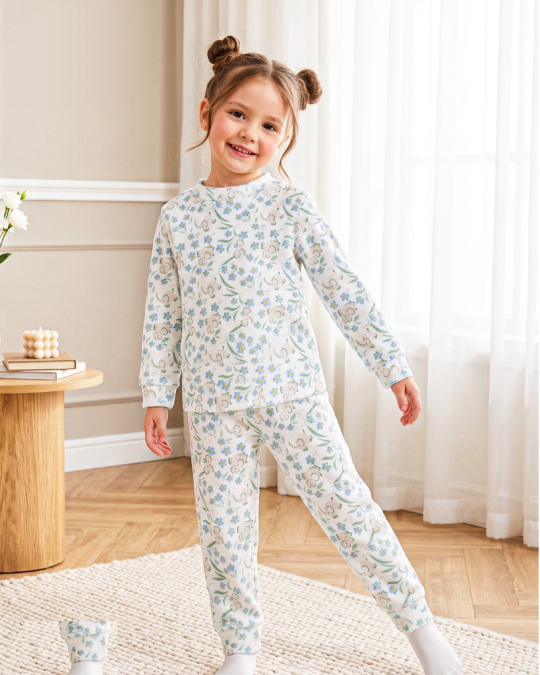
#> input picture rand-baby/blue-blossom-elephant-1.jpg, 1080 x 1350 px (shown at 1/2 size)
$ python -i clean_all_sets.py   (imports and definitions only)   (older library calls are emulated)
#> lines starting #> are read from the running program, lines starting #| are printed output that depends on the picture; after the words box and inside, x2 and y2 are one past the last pixel; in counts of white or black regions, pixels touching at a corner belong together
#!/usr/bin/env python3
"""Clean all Rand Baby cuffed-set photos (lifestyle, mid-shots, flats, lining)."""
from __future__ import annotations

import sys
from pathlib import Path

import cv2
import numpy as np
from PIL import Image

# Reuse proven lifestyle helpers
sys.path.insert(0, str(Path(__file__).resolve().parent))
from clean_rand_baby_photo import (  # noqa: E402
    detect_logo_mask as lifestyle_logo_mask,
    detect_text_mask as lifestyle_text_mask,
    inpaint_smooth,
    fill_rug_text,
    crop_to_aspect,
    resize_export,
)


def load(path: Path) -> np.ndarray:
    return np.array(Image.open(path).convert("RGB"))


def save_jpg(path: Path, img: np.ndarray, quality: int = 93) -> None:
    path.parent.mkdir(parents=True, exist_ok=True)
    Image.fromarray(img).save(path, format="JPEG", quality=quality, subsampling=1, optimize=True)


# [14 lines left out: function classify, not called in this run]


def cyan_mask(img: np.ndarray) -> np.ndarray:
    hsv = cv2.cvtColor(img, cv2.COLOR_RGB2HSV)
    hue, sat, val = hsv[:, :, 0], hsv[:, :, 1], hsv[:, :, 2]
    cyan = (hue >= 82) & (hue <= 115) & (sat > 50) & (val > 80)
    pink = ((hue >= 145) | (hue <= 12)) & (sat > 50) & (val > 80)
    return cyan, pink, hsv


def badge_from_ink(ink: np.ndarray, pad: int = 18, dilate: int = 17) -> np.ndarray:
    """Solid badge mask from cyan/pink ink, without long triangular spikes."""
    h, w = ink.shape
    if ink.sum() < 80:
        return np.zeros((h, w), np.uint8)
    u8 = ink.astype(np.uint8) * 255
    n, labels, stats, _ = cv2.connectedComponentsWithStats(u8, 8)
    keep = np.zeros((h, w), np.uint8)
    for i in range(1, n):
        if stats[i, cv2.CC_STAT_AREA] >= 40:
            keep[labels == i] = 255
    if keep.sum() == 0:
        return keep
    # Close and fill holes so the white badge interior is included
    keep = cv2.morphologyEx(keep, cv2.MORPH_CLOSE, cv2.getStructuringElement(cv2.MORPH_ELLIPSE, (15, 15)))
    cnts, _ = cv2.findContours(keep, cv2.RETR_EXTERNAL, cv2.CHAIN_APPROX_SIMPLE)
    filled = np.zeros((h, w), np.uint8)
    cv2.drawContours(filled, cnts, -1, 255, thickness=cv2.FILLED)
    # Convex hull closes the swirl loop and letter counters, but only when
    # it does not jump to a distant print (e.g. an orange cherry on a hem).
    ys_k, xs_k = np.where(filled > 0)
    if len(xs_k) >= 8:
        hull_mask = np.zeros_like(filled)
        hull = cv2.convexHull(np.stack([xs_k, ys_k], axis=1))
        cv2.fillConvexPoly(hull_mask, hull, 255)
        if hull_mask.sum() <= filled.sum() * 1.65 + 2000:
            filled = hull_mask
    core = filled.copy()
    filled = cv2.dilate(core, cv2.getStructuringElement(cv2.MORPH_ELLIPSE, (dilate, dilate)))
    # Cap only the halo, never punch holes in the filled badge interior
    dist = cv2.distanceTransform(np.where(core > 0, 0, 255).astype(np.uint8), cv2.DIST_L2, 5)
    filled[(core == 0) & (dist > dilate + 2)] = 0
    return filled


# [14 lines left out: function estimate_plain_bg, not called in this run]


def sample_local_bg(img: np.ndarray, mask: np.ndarray, bg: np.ndarray | None = None) -> np.ndarray:
    """Backdrop colour from a far ring, ignoring grey outline crumbs and garments."""
    far = cv2.dilate(mask, cv2.getStructuringElement(cv2.MORPH_ELLIPSE, (61, 61)))
    far = (far > 0) & (cv2.dilate(mask, cv2.getStructuringElement(cv2.MORPH_ELLIPSE, (21, 21))) == 0)
    # Stay near the hole so we don't wander into another surface
    if mask.sum():
        ys, xs = np.where(mask > 0)
        roi = np.zeros(mask.shape, np.uint8)
        y0, y1 = max(0, ys.min() - 80), min(mask.shape[0], ys.max() + 80)
        x0, x1 = max(0, xs.min() - 80), min(mask.shape[1], xs.max() + 80)
        roi[y0:y1, x0:x1] = 1
        far = far & (roi > 0)
    if far.sum() < 40:
        ring = cv2.dilate(mask, cv2.getStructuringElement(cv2.MORPH_ELLIPSE, (41, 41)))
        far = (ring > 0) & (mask == 0)
    if far.sum() < 20:
        if bg is not None:
            return bg.astype(np.float32)
        return estimate_plain_bg(img, mask)
    pix = img[far].reshape(-1, 3).astype(np.float32)
    med = np.median(pix, axis=0)
    dist = np.linalg.norm(pix - med.reshape(1, 3), axis=1)
    close = pix[dist <= 16]
    if len(close) < 15:
        close = pix[dist <= 28]
    if len(close) < 8:
        close = pix
    return np.median(close, axis=0).astype(np.float32)


def expand_outline(img: np.ndarray, mask: np.ndarray) -> np.ndarray:
    """Add leftover grey / cyan logo hooks around an incomplete badge mask."""
    if mask.sum() == 0:
        return mask
    bg = sample_local_bg(img, mask)
    ys, xs = np.where(mask > 0)
    y0, y1 = max(0, int(ys.min()) - 22), min(mask.shape[0], int(ys.max()) + 22)
    x0, x1 = max(0, int(xs.min()) - 22), min(mask.shape[1], int(xs.max()) + 22)
    near = cv2.dilate(mask, cv2.getStructuringElement(cv2.MORPH_ELLIPSE, (25, 25)))
    window = np.zeros_like(mask)
    window[y0:y1, x0:x1] = 255
    near = (near > 0) & (window > 0) & (mask == 0)
    diff = np.linalg.norm(img.astype(np.float32) - bg.reshape(1, 1, 3), axis=2)
    lum = img.astype(np.float32).mean(axis=2)
    bg_lum = float(bg.mean())
    # Hooks are slightly darker than the backdrop, not hair / deep shadows
    # On near-white paper the sticker keyline is very faint (diff ~4-10)
    thr = 4 if bg_lum > 230 else 7
    leftover = near & (diff > thr) & (lum > bg_lum - 42) & (lum < bg_lum + 18)
    cyan, pink, _ = cyan_mask(img)
    leftover = leftover | (near & (cyan | pink) & (lum > bg_lum - 50))
    out = mask.copy()
    out[leftover] = 255
    out = cv2.morphologyEx(out, cv2.MORPH_CLOSE, cv2.getStructuringElement(cv2.MORPH_ELLIPSE, (7, 7)))
    return out


def fill_plain(img: np.ndarray, mask: np.ndarray, bg: np.ndarray | None = None) -> np.ndarray:
    if mask.sum() == 0:
        return img
    local_bg = sample_local_bg(img, mask, bg)
    rng = np.random.default_rng(3)
    ys, xs = np.where(mask > 0)
    y0, y1 = int(ys.min()), int(ys.max()) + 1
    x0, x1 = int(xs.min()), int(xs.max()) + 1
    canvas = img.copy().astype(np.float32)
    region = np.empty((y1 - y0, x1 - x0, 3), np.float32)
    region[:] = local_bg.reshape(1, 1, 3)
    region += rng.normal(0, 0.6, region.shape)
    canvas[y0:y1, x0:x1] = np.clip(region, 0, 255)
    feather = cv2.GaussianBlur((mask > 0).astype(np.float32), (21, 21), 0)
    interior = cv2.erode((mask > 0).astype(np.uint8), cv2.getStructuringElement(cv2.MORPH_ELLIPSE, (11, 11)))
    alpha = np.clip(np.maximum(feather, interior.astype(np.float32)), 0, 1)[..., None]
    return np.clip(img.astype(np.float32) * (1 - alpha) + canvas * alpha, 0, 255).astype(np.uint8)


def fill_clean(img: np.ndarray, mask: np.ndarray, extra_dilate: int = 11) -> np.ndarray:
    """Fill a logo/text hole with the true local backdrop colour (no garment clones)."""
    if mask.sum() == 0:
        return img
    mask = expand_outline(img, mask)
    mask = expand_outline(img, mask)
    if extra_dilate > 0:
        mask = cv2.dilate(mask, cv2.getStructuringElement(cv2.MORPH_ELLIPSE, (extra_dilate, extra_dilate)))
    return fill_plain(img, mask)


def fill_from_neighbor(img: np.ndarray, mask: np.ndarray) -> np.ndarray:
    # Kept as an alias so existing call sites stay valid
    return fill_clean(img, mask)


def protect_garment(img: np.ndarray, mask: np.ndarray, sat_cut: int = 35) -> np.ndarray:
    """Don't let a mask eat colorful garment prints (high local texture / saturation)."""
    hsv = cv2.cvtColor(img, cv2.COLOR_RGB2HSV)
    # garment prints are more saturated than a white/cream backdrop or have more edge energy
    gray = cv2.cvtColor(img, cv2.COLOR_RGB2GRAY)
    edges = cv2.Laplacian(gray, cv2.CV_32F)
    tex = cv2.GaussianBlur(np.abs(edges), (5, 5), 0)
    # Only apply this *inside* the mask, and only drop pixels that look like fabric
    # (not the badge itself, which is also saturated). Keep saturated pixels that
    # are in a compact badge-like region already in the mask — we only strip
    # isolated saturated dots far from the badge centroid? Safer: for flats,
    # the garment is mid-frame; we already ROI the corners. Skip aggressive
    # protection except: if a masked pixel is well outside the main badge
    # component, drop it.
    n, labels, stats, cents = cv2.connectedComponentsWithStats((mask > 0).astype(np.uint8), 8)
    if n <= 1:
        return mask
    areas = [(i, stats[i, cv2.CC_STAT_AREA]) for i in range(1, n)]
    areas.sort(key=lambda t: -t[1])
    keep = np.zeros_like(mask)
    keep[labels == areas[0][0]] = 255
    # Also keep nearby pieces (the "Baby" wordmark next to the icon)
    near = cv2.dilate(keep, cv2.getStructuringElement(cv2.MORPH_ELLIPSE, (81, 81)))
    for i, area in areas[1:]:
        if area >= 40 and near[labels == i].any():
            keep[labels == i] = 255
    return keep


def detect_badge_in_roi(img: np.ndarray, x0, y0, x1, y1, dilate=17) -> np.ndarray:
    h, w = img.shape[:2]
    cyan, pink, _ = cyan_mask(img)
    roi = np.zeros((h, w), dtype=bool)
    roi[y0:y1, x0:x1] = True
    ink = (cyan | pink) & roi
    # pink only if near cyan in this roi
    c_only = cyan & roi
    if c_only.sum() >= 80:
        # Keep large cyan pieces (icon + "Rand" strokes), drop distant tiny prints.
        n, labels, stats, _ = cv2.connectedComponentsWithStats(c_only.astype(np.uint8) * 255, 8)
        main = np.zeros((h, w), np.uint8)
        # locate the largest cyan blob, then keep other cyan blobs near it
        if n > 1:
            areas = [(i, stats[i, cv2.CC_STAT_AREA]) for i in range(1, n)]
            big = max(areas, key=lambda t: t[1])[0]
            main[labels == big] = 255
            near_big = cv2.dilate(main, cv2.getStructuringElement(cv2.MORPH_ELLIPSE, (90, 90)))
            for i, area in areas:
                if i == big or (area >= 40 and near_big[labels == i].any()):
                    main[labels == i] = 255
        else:
            main = c_only.astype(np.uint8) * 255
        # Generous reach so the pink "Baby" wordmark is included, but not
        # distant hem prints (those stay outside this neighbourhood).
        near = cv2.dilate(main, cv2.getStructuringElement(cv2.MORPH_ELLIPSE, (71, 71)))
        ink = ((c_only | pink) & roi & (near > 0))
    mask = badge_from_ink(ink, dilate=dilate)
    if mask.sum() == 0:
        return mask
    # Clip to a padded bbox of the actual ink, not the whole search ROI
    ys, xs = np.where(ink)
    if len(xs):
        clip = np.zeros((h, w), np.uint8)
        clip[max(0, int(ys.min()) - 32): min(h, int(ys.max()) + 32),
             max(0, int(xs.min()) - 32): min(w, int(xs.max()) + 32)] = 255
        mask = cv2.bitwise_and(mask, clip)
    # Absorb leftover outline flecks (grey-cyan hooks) next to the badge
    pad = cv2.dilate(mask, cv2.getStructuringElement(cv2.MORPH_ELLIPSE, (11, 11)))
    ring = (pad > 0) & (mask == 0)
    med = cv2.medianBlur(img, 31)
    dist = np.linalg.norm(img.astype(np.float32) - med.astype(np.float32), axis=2)
    mask = np.where(ring & (dist > 12), 255, mask).astype(np.uint8)
    if 'clip' in dir() and clip is not None and clip.sum():
        mask = cv2.bitwise_and(mask, clip)
    return protect_garment(img, mask)


def detect_text_block(img: np.ndarray, x0, y0, x1, y1, on_fabric: bool = False) -> np.ndarray:
    h, w = img.shape[:2]
    gray = cv2.cvtColor(img, cv2.COLOR_RGB2GRAY)
    hsv = cv2.cvtColor(img, cv2.COLOR_RGB2HSV)
    roi = np.zeros((h, w), np.uint8)
    roi[y0:y1, x0:x1] = 255
    # Ink is near-black; on white bg sat is low. On fabric, still low-sat black overlay.
    ink = (gray < 90) & (hsv[:, :, 1] < 90) & (roi > 0)
    if ink.sum() < 30:
        ink = (gray < 110) & (hsv[:, :, 1] < 110) & (roi > 0)
    if ink.sum() < 20:
        return np.zeros((h, w), np.uint8)
    u8 = ink.astype(np.uint8) * 255
    u8 = cv2.morphologyEx(u8, cv2.MORPH_CLOSE, cv2.getStructuringElement(cv2.MORPH_RECT, (9, 3)))
    n, labels, stats, _ = cv2.connectedComponentsWithStats(u8, 8)
    keep = np.zeros((h, w), np.uint8)
    for i in range(1, n):
        if stats[i, cv2.CC_STAT_AREA] >= 25:
            keep[labels == i] = 255
    if keep.sum() == 0:
        return keep
    near = cv2.dilate(keep, cv2.getStructuringElement(cv2.MORPH_ELLIPSE, (9, 9)))
    edge = (gray < 150) & (near > 0) & (roi > 0)
    mask = np.where(edge | (keep > 0), 255, 0).astype(np.uint8)
    ys, xs = np.where(mask > 0)
    bx0, bx1 = max(0, int(xs.min()) - 14), min(w, int(xs.max()) + 16)
    by0, by1 = max(0, int(ys.min()) - 12), min(h, int(ys.max()) + 14)
    block = np.zeros((h, w), np.uint8)
    cv2.rectangle(block, (bx0, by0), (bx1, by1), 255, thickness=-1)
    # stay inside the search roi
    block = cv2.bitwise_and(block, roi)
    return block


# [224 lines left out: functions fill_fabric, fill_surface, fill_leftover_logo, clean_lifestyle, clean_flat, _smooth_backdrop and 1 more, not called in this run]


def clean_mid(img: np.ndarray) -> tuple:
    h, w = img.shape[:2]
    cyan, pink, _ = cyan_mask(img)
    tl = int(cyan[: int(h * 0.30), : int(w * 0.32)].sum())
    bl = int(cyan[int(h * 0.65):, : int(w * 0.35)].sum())
    logo = np.zeros((h, w), np.uint8)
    text = np.zeros((h, w), np.uint8)
    out = img
    # Logo on the wall (top-left) vs on the garment (bottom-left)
    if tl >= 80 and tl >= bl:
        # Proven solid-hull mask (no letter-counter holes) + gradient inpaint
        logo = lifestyle_logo_mask(img)
        if logo.sum() == 0:
            logo = detect_badge_in_roi(img, 0, 0, int(w * 0.30), int(h * 0.28), dilate=17)
            logo[:, int(w * 0.32) :] = 0
            logo[int(h * 0.32) :, :] = 0
        out = inpaint_smooth(img, logo) if logo.sum() else img
    else:
        logo = detect_badge_in_roi(img, 0, int(h * 0.58), int(w * 0.36), int(h * 0.88), dilate=13)
        # Smooth bokeh floor/table vs printed fabric
        gray = cv2.cvtColor(img, cv2.COLOR_RGB2GRAY)
        tex = cv2.GaussianBlur(np.abs(cv2.Laplacian(gray, cv2.CV_32F)), (5, 5), 0)
        if logo.sum():
            ring = cv2.dilate(logo, cv2.getStructuringElement(cv2.MORPH_ELLIPSE, (21, 21)))
            ring = (ring > 0) & (logo == 0)
            if ring.sum() and tex[ring].mean() < 6:
                out = fill_from_neighbor(img, logo)
            else:
                out = fill_fabric(img, logo)
        else:
            out = img
    # "Code: 447" sits under the badge on the floor, not on the garment
    text = detect_text_block(img, 0, int(h * 0.80), int(w * 0.24), h, on_fabric=False)
    if logo.sum() and text.sum():
        text[cv2.dilate(logo, cv2.getStructuringElement(cv2.MORPH_ELLIPSE, (21, 21))) > 0] = 0
    if text.sum():
        gray = cv2.cvtColor(img, cv2.COLOR_RGB2GRAY)
        tex = cv2.GaussianBlur(np.abs(cv2.Laplacian(gray, cv2.CV_32F)), (5, 5), 0)
        ys, xs = np.where(text > 0)
        y0, y1 = int(ys.min()), int(ys.max()) + 1
        x0 = int(xs.min())
        # Clip the box at the left edge of the garment (texture jump)
        maxx = min(w, int(w * 0.45), int(xs.max()) + 1)
        if y1 > y0 and maxx > x0 + 10:
            col = tex[y0:y1, x0:maxx].mean(axis=0)
            # baseline is the leftmost 40px of the box (floor around "Code")
            base = float(col[: min(40, len(col))].mean())
            cut = None
            run = 0
            for i, v in enumerate(col):
                if v > base * 1.8 + 3:
                    run += 1
                    if run >= 6:
                        cut = x0 + i - run + 1
                        break
                else:
                    run = 0
            if cut is not None and cut > x0 + 20:
                text[:, cut:] = 0
    if text.sum():
        out = fill_clean(out, text, extra_dilate=6)
    return out, logo, text


# [58 lines left out: functions export, process_one, main, not called in this run]


# [2 lines not run here, left out]

>>> import cv2
>>> picture = cv2.cvtColor(cv2.imread('blue-blossom-elephant-1.jpg'), cv2.COLOR_BGR2RGB)
>>> result = clean_mid(picture)
#> in cyan_mask, `hue, sat, val = hsv[:, :, 0], hsv[:, :, 1], hsv[:, :, 2]`:
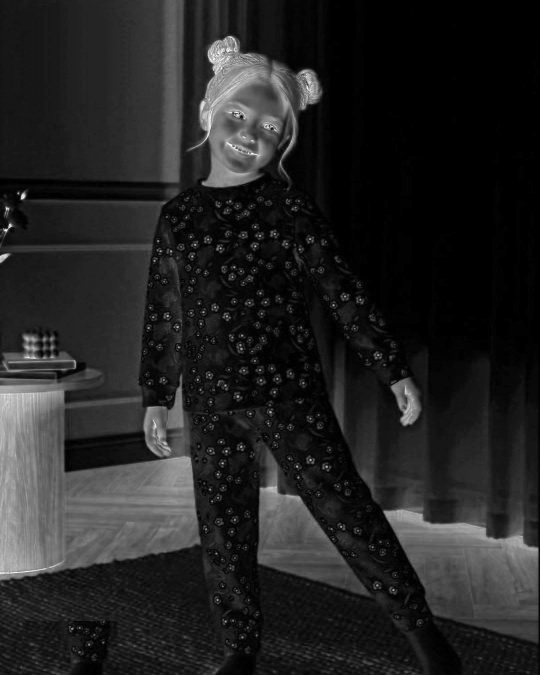
#> sat: shape (1350, 1080) (shown at 1/2 size); min 0, max 255, mean 35.3
#> in cyan_mask, `cyan = (hue >= 82) & (hue <= 115) & (sat > 50) & (val > 80)`:
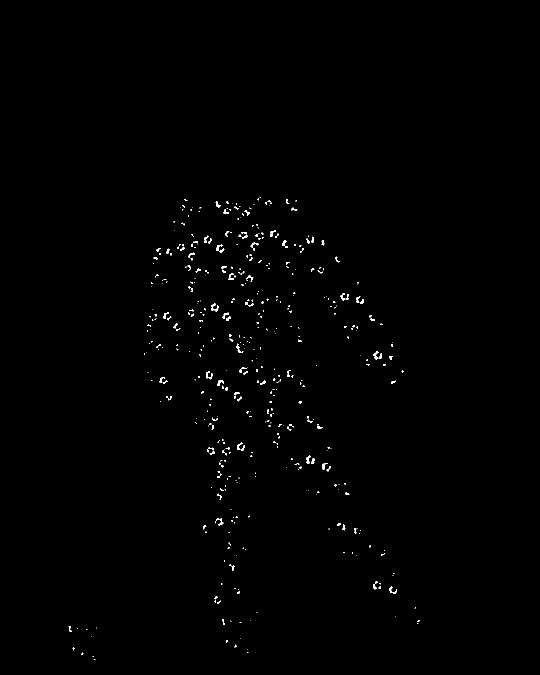
#> cyan: shape (1350, 1080) bool (shown at 1/2 size); 0.48% white in thin lines or dots, all inside (x1, y1, x2, y2) = (137, 394, 840, 1320)
#> in cyan_mask, `pink = ((hue >= 145) | (hue <= 12)) & (sat > 50) & (val > 80)`:
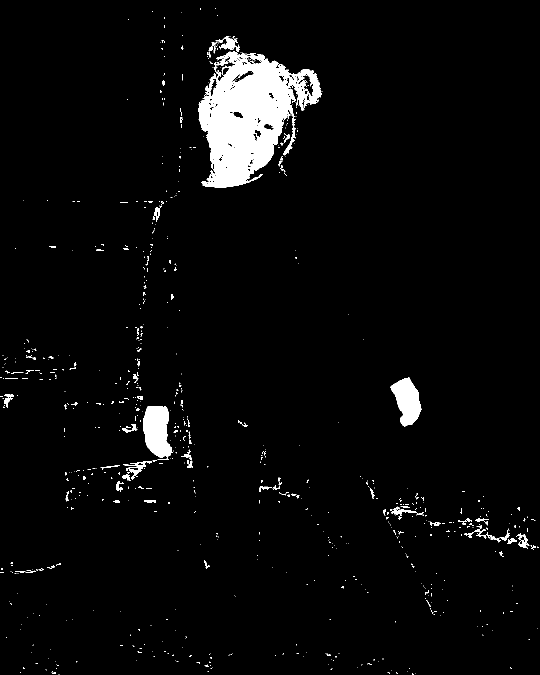
#> pink: shape (1350, 1080) bool (shown at 1/2 size); 3.7% white; 852 white regions (745 under 20 px), largest, box (x1, y1, x2, y2) and area: (397, 102, 644, 375) 36078, (286, 812, 345, 917) 4484, (781, 755, 843, 853) 3672
#> in clean_mid, `tl = int(cyan[: int(h * 0.30), : int(w * 0.32)].sum())`: tl = 0
#> in clean_mid, `bl = int(cyan[int(h * 0.65):, : int(w * 0.35)].sum())`: bl = 79
#> in badge_from_ink, `n, labels, stats, _ = cv2.connectedComponentsWithStats(u8, 8)`: n = 182; stats = 182 rows, first 6: [0, 0, 1080, 1350, 1450626], [129, 783, 1, 1, 1], [362, 783, 2, 1, 2], [352, 784, 4, 5, 12], [363, 785, 1, 1, 1], [8, 788, 20, 26, 214]
#> after the loop in badge_from_ink, `for i in range(1, n):`:
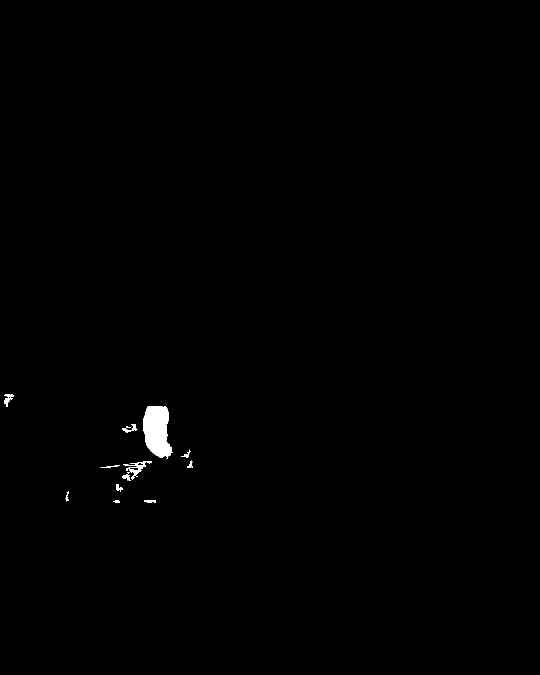
#> keep: shape (1350, 1080) (shown at 1/2 size); 0.42% white; 13 white regions, largest, box (x1, y1, x2, y2) and area: (286, 812, 345, 917) 4484, (246, 922, 304, 949) 512, (8, 788, 28, 814) 214
#> in badge_from_ink, `cnts, _ = cv2.findContours(keep, cv2.RETR_EXTERNAL, cv2.CHAIN_APPROX_S..`: cnts = 9 contours; largest, box (x1, y1, x2, y2) and area: (244, 812, 345, 917) 4798, (244, 922, 304, 961) 1066, (8, 788, 28, 814) 250, (362, 899, 385, 936) 172, (232, 968, 246, 984) 121
#> in badge_from_ink, `ys_k, xs_k = np.where(filled > 0)`: ys_k = 7078 values from 788 to 1004; xs_k = 7078 values, max 384 at index 5424, min 8 at index 223, mean 288.2
#> in badge_from_ink, `hull = cv2.convexHull(np.stack([xs_k, ys_k], axis=1))`: hull = contour of 17 points, box (x1, y1, x2, y2) (8, 788, 385, 1005), area 58400
#> in badge_from_ink, `dist = cv2.distanceTransform(np.where(core > 0, 0, 255).astype(np.uint..`:
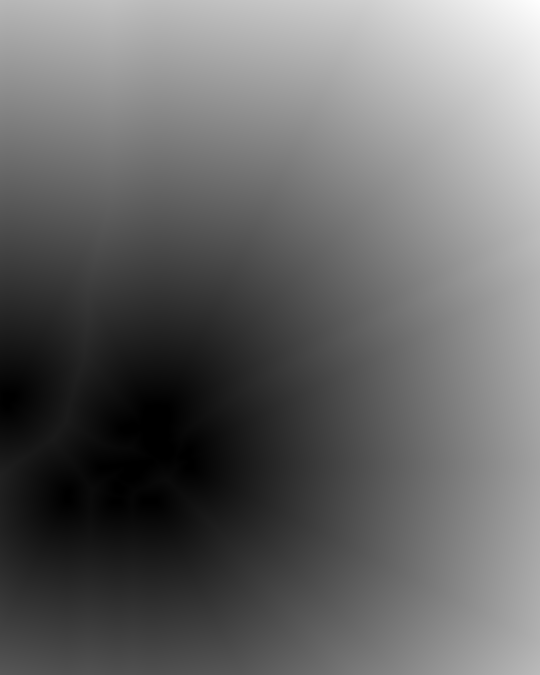
#> dist: shape (1350, 1080) float32 (shown at 1/2 size); min 0, max 1099, mean 448.1; drawn with min black and max white
#> in detect_badge_in_roi, `ys, xs = np.where(ink)`: ys = 7374 values from 783 to 1187; xs = 7374 values, max 387 at index 6661, min 0 at index 73, mean 283.6
#> in protect_garment, `edges = cv2.Laplacian(gray, cv2.CV_32F)`:
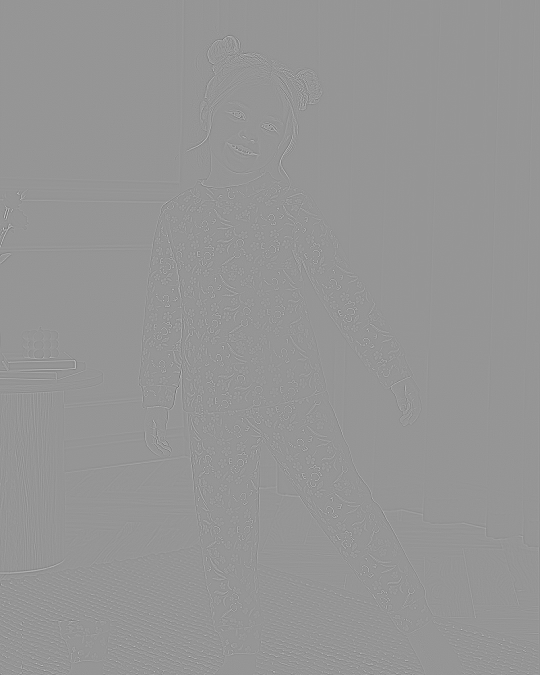
#> edges: shape (1350, 1080) float32 (shown at 1/2 size); min -325, max 229, mean 0; drawn with min black and max white
#> in protect_garment, `tex = cv2.GaussianBlur(np.abs(edges), (5, 5), 0)`:
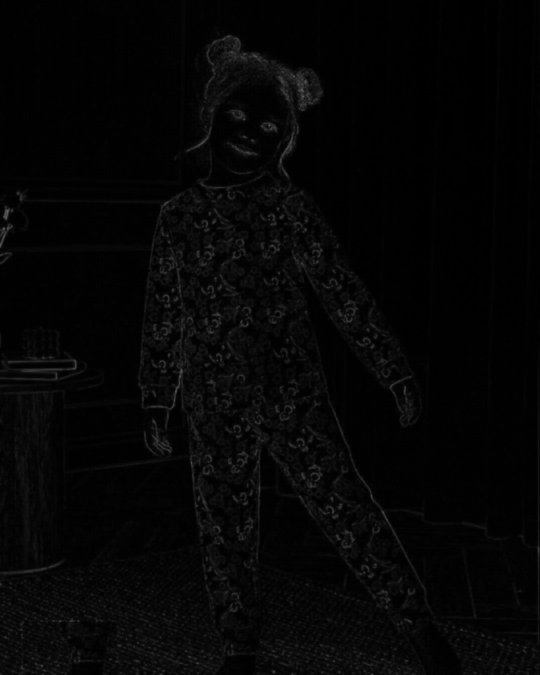
#> tex: shape (1350, 1080) float32 (shown at 1/2 size); min 0, max 107.6, mean 5.9
#> in protect_garment, `n, labels, stats, cents = cv2.connectedComponentsWithStats((mask > 0)...`: n = 18; stats = 18 rows, first 6: [0, 0, 1080, 1350, 1440951], [13, 777, 3, 1, 3], [10, 778, 1, 1, 1], [0, 781, 39, 44, 1139], [190, 801, 206, 166, 12837], [313, 801, 1, 1, 1]; cents = 18 rows, first 8: [542.7, 671.8], [14, 777], [10, 778], [16.52, 798.1], [303.5, 886.1], [313, 801], [23, 816.5], [367, 896.5]
#> (the rest of the program and of its run is left out)
